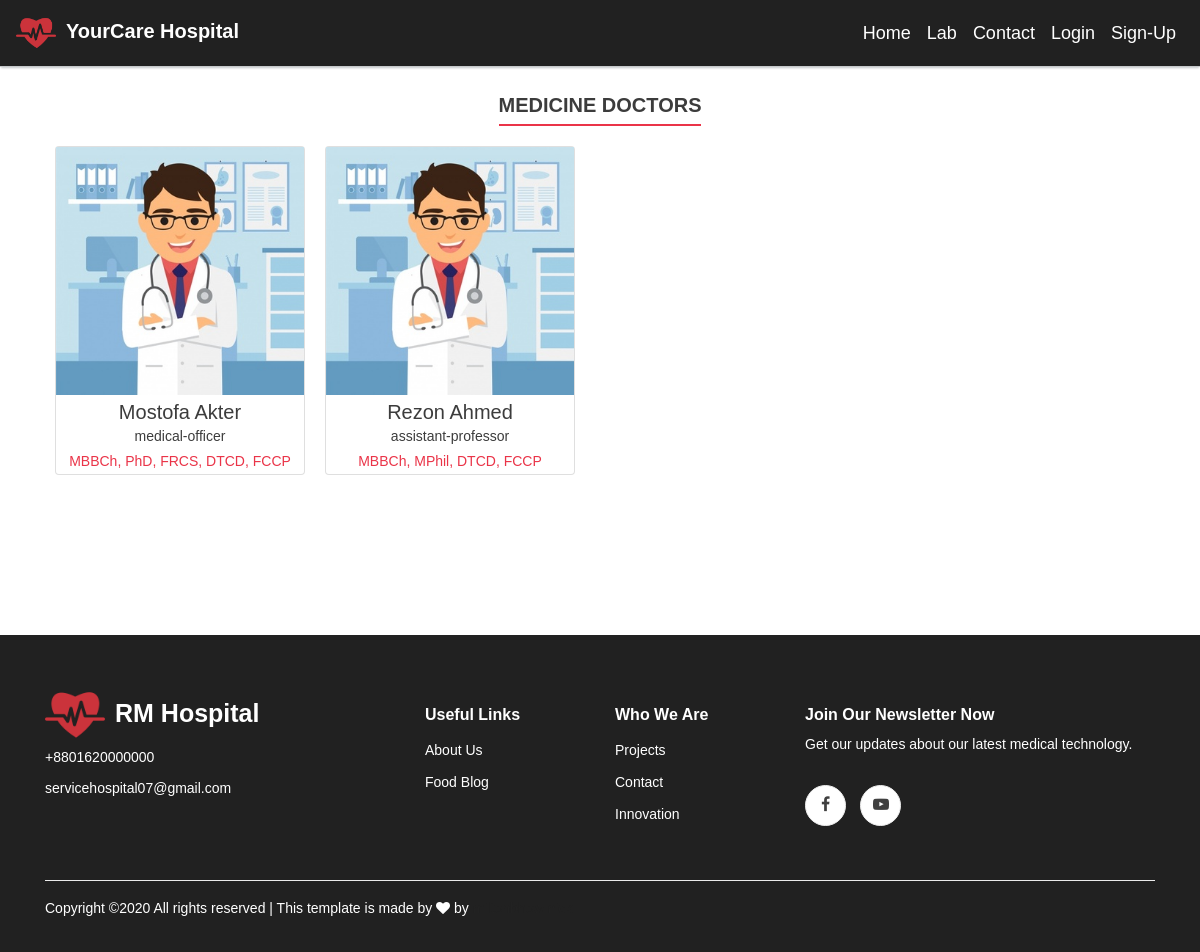
Screenshot of /category/medicine-/ with the database file from the repository.
### home/models.py (models this page shows, shortened)
class Category(models.Model):
	name = models.CharField(max_length=255,null=True, blank=True)
	slug = models.SlugField(unique=True, blank=True, default='')
	def __str__(self):
		return self.name

class Doctor(models.Model):
	GENDER = (
		('male','Male'),
		('female','Female'),
	)
	RELIGION = (
		('islam','Islam'),
		('Hindu','Hindu'),
		('buddhist','Buddhist'),
		('cristian ','Cristian'),
	)
	DESIGNATION = (
		('medical-officer','Medical Officer'),
		('assistant-professor','Assistant Professor'),
		('associate-professor','Associate Professor'),
		('Professor ','Professor'),
	)
	DEGREE = (
		(1,'MBBS'),
		(2,'MBBCh'),
		(3,'PhD'),
		(4,'MPhil'),
		(5,'FRCS'),
		(6,'DTCD'),
		(7,'FCCP'),
		(8,'D-Card'),
	)
	doctor_category = models.ForeignKey(Category, on_delete=models.SET_NULL,null=True,blank=True)
	first_name = models.CharField(max_length=255,null=True, blank=True)
	last_name = models.CharField(max_length=255, null=True, blank=True)
	email = models.EmailField(max_length=100, unique=True)
	phone = models.CharField(max_length=100,null=True, blank=True)
	doctor_image = models.ImageField(upload_to='doctor_images',null=True, blank=True)
	designation = models.CharField(max_length=255,choices= DESIGNATION, null=True, blank=True)
	degree = MultiSelectField(max_length=255,max_choices=5, choices=DEGREE, null=True, blank=True)
	gender = models.CharField(max_length=25,choices = GENDER, null=True, blank=True)
	religion = models.CharField(max_length=255, choices=RELIGION, null=True, blank=True)
	division = models.CharField(max_length=255, null=True, blank=True)
	city = models.CharField(max_length=255, null=True, blank=True)
	address = models.CharField(max_length=255, null=True, blank=True)
	slug = models.SlugField(unique=True, blank=True, default='')

### home/views.py (the view)
# urls.py: path('category/<str:category>/',views.CategoryDoctor.as_view(), name='category_doctor'),
class CategoryDoctor(View):
	template_name = 'home/doctor/doctor_details.html'
	def get(self, request, category):
		doctors = store_model.Doctor.objects.filter(doctor_category__slug=category)
		category = store_model.Category.objects.get(slug=category)
		context = {
			'category':category,
			'doctors':doctors,
		}
		if doctors:
			return render(request, self.template_name,context)
		else:
			return HttpResponse('No doctors')

### home/templates/home/doctor/doctor_details.html
{% extends 'base.html' %}
{% block content %}
<div class="container doctor-details">
	<div class="row">
		<div class="col-md-12 text-center category-title">
			<span>{{category}} Doctors</span>
		</div>
	</div>
	<div class="cards my-3">
		{% for doctor in doctors %}
		<a class="card" href="{% url 'home:doctor' category.slug doctor.slug  %}">
			{% if doctor.doctor_image %}
			<img src="{{doctor.doctor_image.url}}" />
			{% endif %}
			<span class="card-title" style="">
				<h5>{{doctor.first_name}} {{doctor.last_name}}</h5>
			</span>
			<div class="ml-2 mr-2 card-middle">
				<div>
					{{doctor.designation}}
				</div>
				<div style="color: #ea3448;">
					{{doctor.degree}}
				</div>
			</div>
		</a>
		{% endfor %}
	</div>
</div>
{% endblock %}

### static/css/main.css (style rules this page uses)
body { padding-top: 90px; font-family: din,sans-serif; font-size: 1rem; font-weight: 400; line-height: 1.5; color: #212529; text-align: left; }
a { color: #222; }
.doctor-details .category-title span { border-bottom: 2px solid #ea3448; padding-bottom:8px; padding-top:8px; font-size: 20px; font-weight: 600; color: #3c3c3c; text-transform: uppercase; }
.cards { display: flex; flex-wrap: wrap; }
.cards a img { width: 100%; }
.card { width: 250px; margin: 10px; text-align: center; font-size: 15px; }
.card-title { color: #3c3c3c; font-weight: 600; font-size: 23px; padding-top: 5px; margin-bottom: 0; }
.card-middle { line-height: 25px; }
.card-middle div { color: #3c3c3c; font-size: 14px; }
.card-title h5 { margin: 0; }

### rows the page displays
Category: name "MEDICINE"
Doctor: doctor_image (picture), first_name "Mostofa", last_name "Akter", designation "medical-officer", degree "MBBCh, PhD, FRCS, DTCD, FCCP"
Doctor: doctor_image (picture), first_name "Rezon", last_name "Ahmed", designation "assistant-professor", degree "MBBCh, MPhil, DTCD, FCCP"
